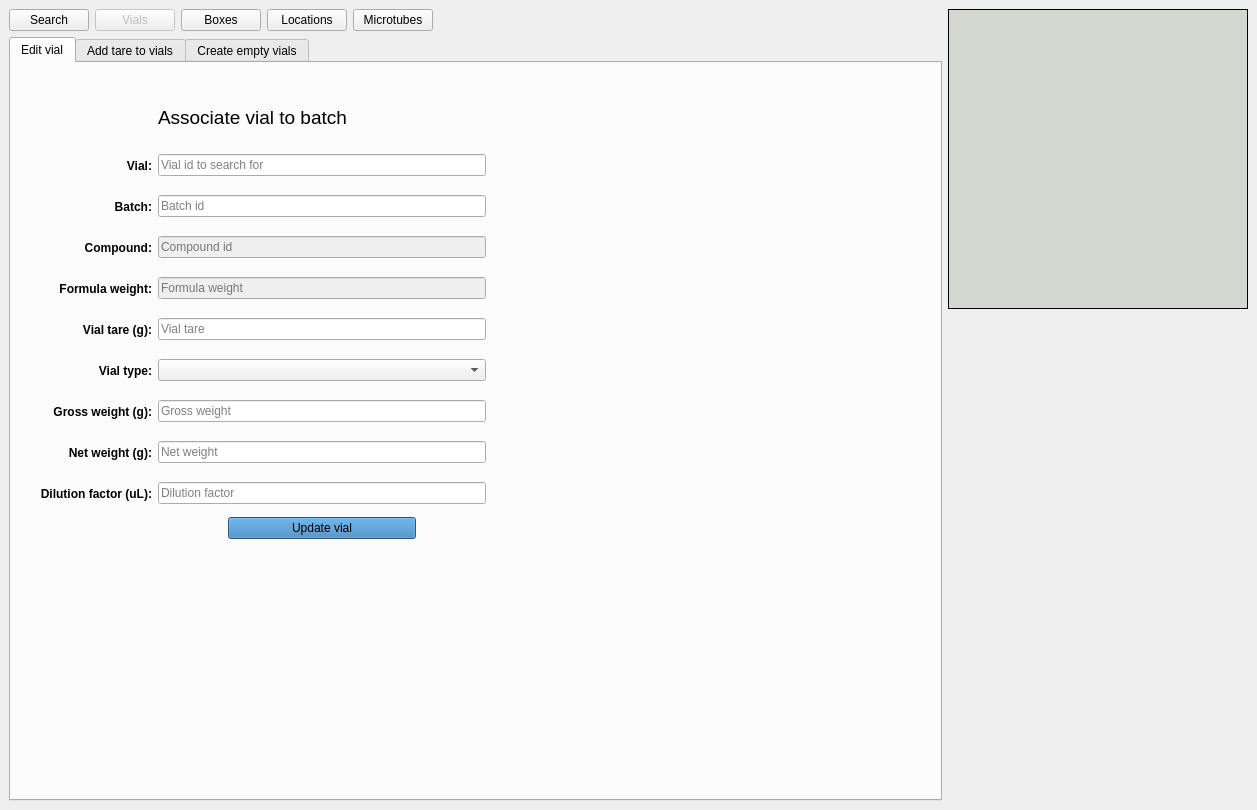
<?xml version="1.0" encoding="UTF-8"?>
<ui version="4.0">
 <class>MainWindow</class>
 <widget class="QMainWindow" name="MainWindow">
  <property name="geometry">
   <rect>
    <x>0</x>
    <y>0</y>
    <width>1257</width>
    <height>810</height>
   </rect>
  </property>
  <property name="windowTitle">
   <string>MainWindow</string>
  </property>
  <widget class="QWidget" name="centralwidget">
   <layout class="QGridLayout" name="gridLayout_7">
    <item row="0" column="0">
     <layout class="QGridLayout" name="gridLayout_6">
      <item row="0" column="2">
       <widget class="QPushButton" name="goto_boxes_btn">
        <property name="text">
         <string>Boxes</string>
        </property>
       </widget>
      </item>
      <item row="0" column="0">
       <widget class="QPushButton" name="goto_search_btn">
        <property name="text">
         <string>Search</string>
        </property>
       </widget>
      </item>
      <item row="0" column="4">
       <widget class="QPushButton" name="goto_microtubes_btn">
        <property name="text">
         <string>Microtubes</string>
        </property>
       </widget>
      </item>
      <item row="0" column="5">
       <spacer name="horizontalSpacer_5">
        <property name="orientation">
         <enum>Qt::Horizontal</enum>
        </property>
        <property name="sizeHint" stdset="0">
         <size>
          <width>438</width>
          <height>20</height>
         </size>
        </property>
       </spacer>
      </item>
      <item row="0" column="3">
       <widget class="QPushButton" name="goto_locations_btn">
        <property name="text">
         <string>Locations</string>
        </property>
       </widget>
      </item>
      <item row="0" column="1">
       <widget class="QPushButton" name="goto_vials_btn">
        <property name="enabled">
         <bool>false</bool>
        </property>
        <property name="text">
         <string>Vials</string>
        </property>
       </widget>
      </item>
      <item row="1" column="0" colspan="6">
       <widget class="QTabWidget" name="vials_tab_wg">
        <property name="currentIndex">
         <number>0</number>
        </property>
        <widget class="QWidget" name="edit_tab">
         <attribute name="title">
          <string>Edit vial</string>
         </attribute>
         <layout class="QGridLayout" name="gridLayout_2">
          <item row="0" column="1">
           <spacer name="verticalSpacer_2">
            <property name="orientation">
             <enum>Qt::Vertical</enum>
            </property>
            <property name="sizeType">
             <enum>QSizePolicy::Preferred</enum>
            </property>
            <property name="sizeHint" stdset="0">
             <size>
              <width>20</width>
              <height>20</height>
             </size>
            </property>
           </spacer>
          </item>
          <item row="1" column="0">
           <spacer name="horizontalSpacer">
            <property name="orientation">
             <enum>Qt::Horizontal</enum>
            </property>
            <property name="sizeType">
             <enum>QSizePolicy::Preferred</enum>
            </property>
            <property name="sizeHint" stdset="0">
             <size>
              <width>20</width>
              <height>20</height>
             </size>
            </property>
           </spacer>
          </item>
          <item row="1" column="1">
           <layout class="QGridLayout" name="gridLayout">
            <item row="0" column="1">
             <widget class="QLabel" name="label">
              <property name="minimumSize">
               <size>
                <width>0</width>
                <height>50</height>
               </size>
              </property>
              <property name="font">
               <font>
                <pointsize>14</pointsize>
               </font>
              </property>
              <property name="text">
               <string>Associate vial to batch</string>
              </property>
              <property name="wordWrap">
               <bool>true</bool>
              </property>
             </widget>
            </item>
            <item row="3" column="0">
             <widget class="QLabel" name="label_4">
              <property name="minimumSize">
               <size>
                <width>0</width>
                <height>35</height>
               </size>
              </property>
              <property name="font">
               <font>
                <weight>75</weight>
                <bold>true</bold>
               </font>
              </property>
              <property name="text">
               <string>Compound:</string>
              </property>
              <property name="alignment">
               <set>Qt::AlignRight|Qt::AlignTrailing|Qt::AlignVCenter</set>
              </property>
             </widget>
            </item>
            <item row="1" column="0">
             <widget class="QLabel" name="label_2">
              <property name="minimumSize">
               <size>
                <width>0</width>
                <height>35</height>
               </size>
              </property>
              <property name="font">
               <font>
                <weight>75</weight>
                <bold>true</bold>
               </font>
              </property>
              <property name="text">
               <string>Vial:</string>
              </property>
              <property name="alignment">
               <set>Qt::AlignRight|Qt::AlignTrailing|Qt::AlignVCenter</set>
              </property>
             </widget>
            </item>
            <item row="5" column="1">
             <widget class="QLineEdit" name="edit_tare_eb">
              <property name="placeholderText">
               <string>Vial tare</string>
              </property>
             </widget>
            </item>
            <item row="9" column="0">
             <widget class="QLabel" name="label_10">
              <property name="minimumSize">
               <size>
                <width>0</width>
                <height>35</height>
               </size>
              </property>
              <property name="font">
               <font>
                <weight>75</weight>
                <bold>true</bold>
               </font>
              </property>
              <property name="text">
               <string>Dilution factor (uL):</string>
              </property>
              <property name="alignment">
               <set>Qt::AlignRight|Qt::AlignTrailing|Qt::AlignVCenter</set>
              </property>
             </widget>
            </item>
            <item row="2" column="1">
             <widget class="QLineEdit" name="edit_batch_id_eb">
              <property name="placeholderText">
               <string>Batch id</string>
              </property>
             </widget>
            </item>
            <item row="6" column="1">
             <widget class="QComboBox" name="edit_vtype_cb"/>
            </item>
            <item row="3" column="1">
             <widget class="QLineEdit" name="edit_compound_id_eb">
              <property name="enabled">
               <bool>false</bool>
              </property>
              <property name="readOnly">
               <bool>true</bool>
              </property>
              <property name="placeholderText">
               <string>Compound id</string>
              </property>
             </widget>
            </item>
            <item row="7" column="0">
             <widget class="QLabel" name="label_8">
              <property name="minimumSize">
               <size>
                <width>0</width>
                <height>35</height>
               </size>
              </property>
              <property name="font">
               <font>
                <weight>75</weight>
                <bold>true</bold>
               </font>
              </property>
              <property name="text">
               <string>Gross weight (g):</string>
              </property>
              <property name="alignment">
               <set>Qt::AlignRight|Qt::AlignTrailing|Qt::AlignVCenter</set>
              </property>
             </widget>
            </item>
            <item row="8" column="1">
             <widget class="QLineEdit" name="edit_net_weight_eb">
              <property name="placeholderText">
               <string>Net weight</string>
              </property>
             </widget>
            </item>
            <item row="1" column="1">
             <widget class="QLineEdit" name="edit_vial_id_eb">
              <property name="placeholderText">
               <string>Vial id to search for</string>
              </property>
             </widget>
            </item>
            <item row="9" column="1">
             <widget class="QLineEdit" name="edit_dilution_eb">
              <property name="placeholderText">
               <string>Dilution factor</string>
              </property>
             </widget>
            </item>
            <item row="4" column="1">
             <widget class="QLineEdit" name="edit_form_weight_eb">
              <property name="enabled">
               <bool>false</bool>
              </property>
              <property name="focusPolicy">
               <enum>Qt::NoFocus</enum>
              </property>
              <property name="readOnly">
               <bool>true</bool>
              </property>
              <property name="placeholderText">
               <string>Formula weight</string>
              </property>
             </widget>
            </item>
            <item row="6" column="0">
             <widget class="QLabel" name="label_7">
              <property name="minimumSize">
               <size>
                <width>0</width>
                <height>35</height>
               </size>
              </property>
              <property name="font">
               <font>
                <weight>75</weight>
                <bold>true</bold>
               </font>
              </property>
              <property name="text">
               <string>Vial type:</string>
              </property>
              <property name="alignment">
               <set>Qt::AlignRight|Qt::AlignTrailing|Qt::AlignVCenter</set>
              </property>
             </widget>
            </item>
            <item row="8" column="0">
             <widget class="QLabel" name="label_9">
              <property name="minimumSize">
               <size>
                <width>0</width>
                <height>35</height>
               </size>
              </property>
              <property name="font">
               <font>
                <weight>75</weight>
                <bold>true</bold>
               </font>
              </property>
              <property name="text">
               <string>Net weight (g):</string>
              </property>
              <property name="alignment">
               <set>Qt::AlignRight|Qt::AlignTrailing|Qt::AlignVCenter</set>
              </property>
             </widget>
            </item>
            <item row="2" column="0">
             <widget class="QLabel" name="label_3">
              <property name="minimumSize">
               <size>
                <width>0</width>
                <height>35</height>
               </size>
              </property>
              <property name="font">
               <font>
                <weight>75</weight>
                <bold>true</bold>
               </font>
              </property>
              <property name="text">
               <string>Batch:</string>
              </property>
              <property name="alignment">
               <set>Qt::AlignRight|Qt::AlignTrailing|Qt::AlignVCenter</set>
              </property>
             </widget>
            </item>
            <item row="5" column="0">
             <widget class="QLabel" name="label_6">
              <property name="minimumSize">
               <size>
                <width>0</width>
                <height>35</height>
               </size>
              </property>
              <property name="font">
               <font>
                <weight>75</weight>
                <bold>true</bold>
               </font>
              </property>
              <property name="text">
               <string>Vial tare (g):</string>
              </property>
              <property name="alignment">
               <set>Qt::AlignRight|Qt::AlignTrailing|Qt::AlignVCenter</set>
              </property>
             </widget>
            </item>
            <item row="4" column="0">
             <widget class="QLabel" name="label_5">
              <property name="minimumSize">
               <size>
                <width>0</width>
                <height>35</height>
               </size>
              </property>
              <property name="font">
               <font>
                <weight>75</weight>
                <bold>true</bold>
               </font>
              </property>
              <property name="text">
               <string>Formula weight:</string>
              </property>
              <property name="alignment">
               <set>Qt::AlignRight|Qt::AlignTrailing|Qt::AlignVCenter</set>
              </property>
             </widget>
            </item>
            <item row="7" column="1">
             <widget class="QLineEdit" name="edit_gross_weight_eb">
              <property name="placeholderText">
               <string>Gross weight</string>
              </property>
             </widget>
            </item>
            <item row="10" column="1">
             <layout class="QHBoxLayout" name="horizontalLayout">
              <item>
               <spacer name="horizontalSpacer_3">
                <property name="orientation">
                 <enum>Qt::Horizontal</enum>
                </property>
                <property name="sizeType">
                 <enum>QSizePolicy::Preferred</enum>
                </property>
                <property name="sizeHint" stdset="0">
                 <size>
                  <width>70</width>
                  <height>20</height>
                 </size>
                </property>
               </spacer>
              </item>
              <item>
               <widget class="QPushButton" name="edit_update_btn">
                <property name="sizePolicy">
                 <sizepolicy hsizetype="MinimumExpanding" vsizetype="Fixed">
                  <horstretch>0</horstretch>
                  <verstretch>0</verstretch>
                 </sizepolicy>
                </property>
                <property name="styleSheet">
                 <string notr="true">background-color: rgb(51, 122, 183)</string>
                </property>
                <property name="text">
                 <string>Update vial</string>
                </property>
               </widget>
              </item>
              <item>
               <spacer name="horizontalSpacer_4">
                <property name="orientation">
                 <enum>Qt::Horizontal</enum>
                </property>
                <property name="sizeType">
                 <enum>QSizePolicy::Preferred</enum>
                </property>
                <property name="sizeHint" stdset="0">
                 <size>
                  <width>70</width>
                  <height>20</height>
                 </size>
                </property>
               </spacer>
              </item>
             </layout>
            </item>
           </layout>
          </item>
          <item row="1" column="2">
           <spacer name="horizontalSpacer_2">
            <property name="orientation">
             <enum>Qt::Horizontal</enum>
            </property>
            <property name="sizeHint" stdset="0">
             <size>
              <width>433</width>
              <height>20</height>
             </size>
            </property>
           </spacer>
          </item>
          <item row="2" column="1">
           <spacer name="verticalSpacer">
            <property name="orientation">
             <enum>Qt::Vertical</enum>
            </property>
            <property name="sizeType">
             <enum>QSizePolicy::MinimumExpanding</enum>
            </property>
            <property name="sizeHint" stdset="0">
             <size>
              <width>20</width>
              <height>218</height>
             </size>
            </property>
           </spacer>
          </item>
         </layout>
        </widget>
        <widget class="QWidget" name="tare_tab">
         <attribute name="title">
          <string>Add tare to vials</string>
         </attribute>
         <layout class="QGridLayout" name="gridLayout_3">
          <item row="0" column="1">
           <spacer name="verticalSpacer_3">
            <property name="orientation">
             <enum>Qt::Vertical</enum>
            </property>
            <property name="sizeType">
             <enum>QSizePolicy::Maximum</enum>
            </property>
            <property name="sizeHint" stdset="0">
             <size>
              <width>20</width>
              <height>62</height>
             </size>
            </property>
           </spacer>
          </item>
          <item row="1" column="0">
           <spacer name="horizontalSpacer_6">
            <property name="orientation">
             <enum>Qt::Horizontal</enum>
            </property>
            <property name="sizeType">
             <enum>QSizePolicy::Maximum</enum>
            </property>
            <property name="sizeHint" stdset="0">
             <size>
              <width>80</width>
              <height>20</height>
             </size>
            </property>
           </spacer>
          </item>
          <item row="1" column="2">
           <spacer name="horizontalSpacer_7">
            <property name="orientation">
             <enum>Qt::Horizontal</enum>
            </property>
            <property name="sizeType">
             <enum>QSizePolicy::Maximum</enum>
            </property>
            <property name="sizeHint" stdset="0">
             <size>
              <width>250</width>
              <height>20</height>
             </size>
            </property>
           </spacer>
          </item>
          <item row="1" column="1">
           <layout class="QHBoxLayout" name="horizontalLayout_2">
            <item>
             <widget class="QPushButton" name="browse_btn">
              <property name="sizePolicy">
               <sizepolicy hsizetype="Fixed" vsizetype="Fixed">
                <horstretch>0</horstretch>
                <verstretch>0</verstretch>
               </sizepolicy>
              </property>
              <property name="text">
               <string>Browse...</string>
              </property>
             </widget>
            </item>
            <item>
             <widget class="QLabel" name="file_status_lab">
              <property name="styleSheet">
               <string notr="true">background-color: rgb(211, 215, 207)</string>
              </property>
              <property name="text">
               <string>No file selected.</string>
              </property>
             </widget>
            </item>
            <item>
             <widget class="QPushButton" name="upload_btn">
              <property name="sizePolicy">
               <sizepolicy hsizetype="Fixed" vsizetype="Fixed">
                <horstretch>0</horstretch>
                <verstretch>0</verstretch>
               </sizepolicy>
              </property>
              <property name="styleSheet">
               <string notr="true">background-color: rgb(51, 122, 183)</string>
              </property>
              <property name="text">
               <string>Upload</string>
              </property>
             </widget>
            </item>
           </layout>
          </item>
          <item row="2" column="1">
           <spacer name="verticalSpacer_4">
            <property name="orientation">
             <enum>Qt::Vertical</enum>
            </property>
            <property name="sizeType">
             <enum>QSizePolicy::MinimumExpanding</enum>
            </property>
            <property name="sizeHint" stdset="0">
             <size>
              <width>20</width>
              <height>180</height>
             </size>
            </property>
           </spacer>
          </item>
         </layout>
        </widget>
        <widget class="QWidget" name="create_empty_tab">
         <attribute name="title">
          <string>Create empty vials</string>
         </attribute>
         <layout class="QGridLayout" name="gridLayout_5">
          <item row="0" column="1">
           <spacer name="verticalSpacer_5">
            <property name="orientation">
             <enum>Qt::Vertical</enum>
            </property>
            <property name="sizeType">
             <enum>QSizePolicy::Maximum</enum>
            </property>
            <property name="sizeHint" stdset="0">
             <size>
              <width>20</width>
              <height>46</height>
             </size>
            </property>
           </spacer>
          </item>
          <item row="1" column="0">
           <spacer name="horizontalSpacer_10">
            <property name="orientation">
             <enum>Qt::Horizontal</enum>
            </property>
            <property name="sizeType">
             <enum>QSizePolicy::Maximum</enum>
            </property>
            <property name="sizeHint" stdset="0">
             <size>
              <width>39</width>
              <height>20</height>
             </size>
            </property>
           </spacer>
          </item>
          <item row="1" column="1">
           <layout class="QGridLayout" name="gridLayout_4">
            <item row="0" column="1">
             <widget class="QLabel" name="label_11">
              <property name="font">
               <font>
                <pointsize>14</pointsize>
               </font>
              </property>
              <property name="text">
               <string>Create empty vials</string>
              </property>
             </widget>
            </item>
            <item row="1" column="0">
             <widget class="QLabel" name="label_12">
              <property name="minimumSize">
               <size>
                <width>0</width>
                <height>35</height>
               </size>
              </property>
              <property name="font">
               <font>
                <weight>75</weight>
                <bold>true</bold>
               </font>
              </property>
              <property name="text">
               <string>Number of vials:</string>
              </property>
              <property name="alignment">
               <set>Qt::AlignRight|Qt::AlignTrailing|Qt::AlignVCenter</set>
              </property>
             </widget>
            </item>
            <item row="1" column="1">
             <widget class="QLineEdit" name="create_n_vial_eb"/>
            </item>
            <item row="2" column="0">
             <widget class="QLabel" name="label_13">
              <property name="minimumSize">
               <size>
                <width>0</width>
                <height>35</height>
               </size>
              </property>
              <property name="font">
               <font>
                <weight>75</weight>
                <bold>true</bold>
               </font>
              </property>
              <property name="text">
               <string>Vial type:</string>
              </property>
              <property name="alignment">
               <set>Qt::AlignRight|Qt::AlignTrailing|Qt::AlignVCenter</set>
              </property>
             </widget>
            </item>
            <item row="2" column="1">
             <widget class="QComboBox" name="create_type_cb"/>
            </item>
            <item row="3" column="1">
             <layout class="QHBoxLayout" name="horizontalLayout_3">
              <item>
               <spacer name="horizontalSpacer_9">
                <property name="orientation">
                 <enum>Qt::Horizontal</enum>
                </property>
                <property name="sizeType">
                 <enum>QSizePolicy::Preferred</enum>
                </property>
                <property name="sizeHint" stdset="0">
                 <size>
                  <width>40</width>
                  <height>20</height>
                 </size>
                </property>
               </spacer>
              </item>
              <item>
               <widget class="QPushButton" name="pushButton">
                <property name="styleSheet">
                 <string notr="true">background-color: rgb(51, 122, 183);</string>
                </property>
                <property name="text">
                 <string>Create vials</string>
                </property>
               </widget>
              </item>
              <item>
               <spacer name="horizontalSpacer_8">
                <property name="orientation">
                 <enum>Qt::Horizontal</enum>
                </property>
                <property name="sizeType">
                 <enum>QSizePolicy::Preferred</enum>
                </property>
                <property name="sizeHint" stdset="0">
                 <size>
                  <width>40</width>
                  <height>20</height>
                 </size>
                </property>
               </spacer>
              </item>
             </layout>
            </item>
           </layout>
          </item>
          <item row="1" column="2">
           <spacer name="horizontalSpacer_11">
            <property name="orientation">
             <enum>Qt::Horizontal</enum>
            </property>
            <property name="sizeType">
             <enum>QSizePolicy::Maximum</enum>
            </property>
            <property name="sizeHint" stdset="0">
             <size>
              <width>559</width>
              <height>20</height>
             </size>
            </property>
           </spacer>
          </item>
          <item row="2" column="1">
           <spacer name="verticalSpacer_6">
            <property name="orientation">
             <enum>Qt::Vertical</enum>
            </property>
            <property name="sizeType">
             <enum>QSizePolicy::Maximum</enum>
            </property>
            <property name="sizeHint" stdset="0">
             <size>
              <width>20</width>
              <height>507</height>
             </size>
            </property>
           </spacer>
          </item>
         </layout>
        </widget>
       </widget>
      </item>
     </layout>
    </item>
    <item row="0" column="1">
     <layout class="QVBoxLayout" name="verticalLayout">
      <item>
       <widget class="QLabel" name="structure_lab">
        <property name="minimumSize">
         <size>
          <width>300</width>
          <height>300</height>
         </size>
        </property>
        <property name="maximumSize">
         <size>
          <width>300</width>
          <height>300</height>
         </size>
        </property>
        <property name="styleSheet">
         <string notr="true">background-color: rgb(211, 215, 207); border: 1px solid black;</string>
        </property>
        <property name="text">
         <string/>
        </property>
       </widget>
      </item>
      <item>
       <spacer name="verticalSpacer_7">
        <property name="orientation">
         <enum>Qt::Vertical</enum>
        </property>
        <property name="sizeHint" stdset="0">
         <size>
          <width>20</width>
          <height>428</height>
         </size>
        </property>
       </spacer>
      </item>
     </layout>
    </item>
   </layout>
  </widget>
 </widget>
 <resources/>
 <connections/>
</ui>
